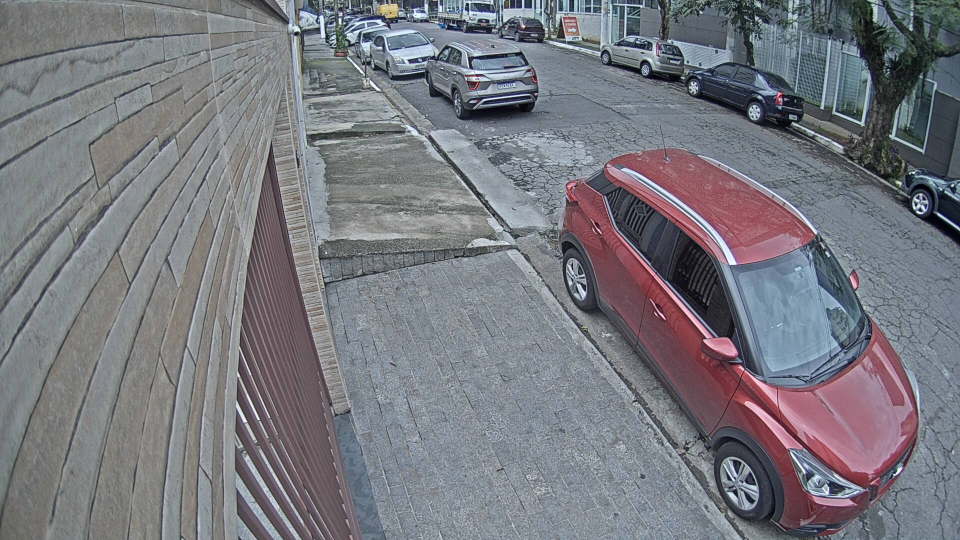
#> input picture image.jpg, 1920 x 1080 px (shown at 1/2 size)
$ python perspective.py
#> lines starting #> are read from the running program, lines starting #| are printed output that depends on the picture; after the words box and inside, x2 and y2 are one past the last pixel; in counts of white or black regions, pixels touching at a corner belong together
import cv2
import numpy as np
import matplotlib.pyplot as plt


def get_homography_matrix(source, destination):
    """ Calculates the entries of the Homography matrix between two sets of matching points.

    Args
    ----
        - `source`: Source points where each point is int (x, y) format.
        - `destination`: Destination points where each point is int (x, y) format.

    Returns
    ----
        - A numpy array of shape (3, 3) representing the Homography matrix.

    Raises
    ----
        - `source` and `destination` is lew than four points.
        - `source` and `destination` is of different size.
    """
    assert len(source) >= 4, "must provide more than 4 source points"
    assert len(destination) >= 4, "must provide more than 4 destination points"
    assert len(source) == len(destination), "source and destination must be of equal length"
    A = []
    b = []
    for i in range(len(source)):
        s_x, s_y = source[i]
        d_x, d_y = destination[i]
        A.append([s_x, s_y, 1, 0, 0, 0, (-d_x)*(s_x), (-d_x)*(s_y)])
        A.append([0, 0, 0, s_x, s_y, 1, (-d_y)*(s_x), (-d_y)*(s_y)])
        b += [d_x, d_y]
    A = np.array(A)
    h = np.linalg.lstsq(A, b)[0]
    h = np.concatenate((h, [1]), axis=-1)
    return np.reshape(h, (3, 3))


if __name__ == "__main__":
    source_points = np.array([
    [
      190,
      676
    ],
    [
      361,
      870
    ],
    [
      1412,
      330
    ],
    [
      1312,
      244
    ],
    [
      780,
      414
    ],
    [
      190,
      676
    ]
  ])
    destination_points = np.array([
    [
      190,
      676
    ],
    [
      361,
      870
    ],
    [
      1412,
      330
    ],
    [
      1312,
      244
    ],
    [
      780,
      414
    ],
    [
      190,
      676
    ]
  ])
    source_image = cv2.imread("image.jpg")
#> source_image is the input picture: shape (1080, 1920, 3); mean B, G, R 126.9, 120.2, 119.6
    t_source_image = source_image.copy()

    # draw markings on the source image
    for i, pts in enumerate(source_points):
        cv2.putText(source_image, str(i+1), (pts[0] + 15, pts[1]), cv2.FONT_HERSHEY_PLAIN, 3, (0, 215, 255), 5)
        cv2.circle(source_image, pts, 10, (0, 215, 255), 10)
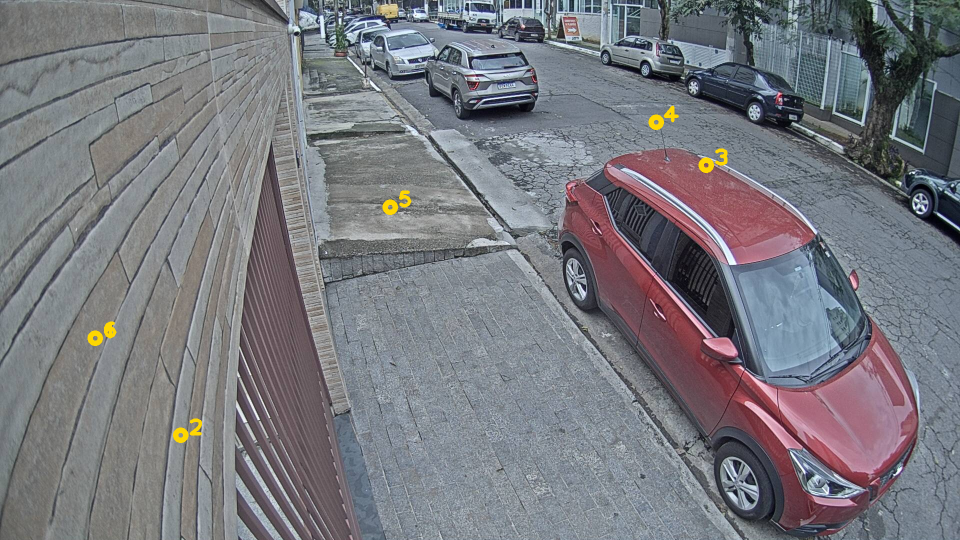
#> source_image: shape (1080, 1920, 3) (shown at 1/2 size); 0.29% of pixels changed, all inside (x1, y1, x2, y2) = (175, 211, 1455, 886)

    h = get_homography_matrix(source_points, destination_points)
#> (the run stopped early here; a loop or call above may not have finished)

$ run again, with photo_2022-09-21_12-12-28.jpg copied over image.jpg
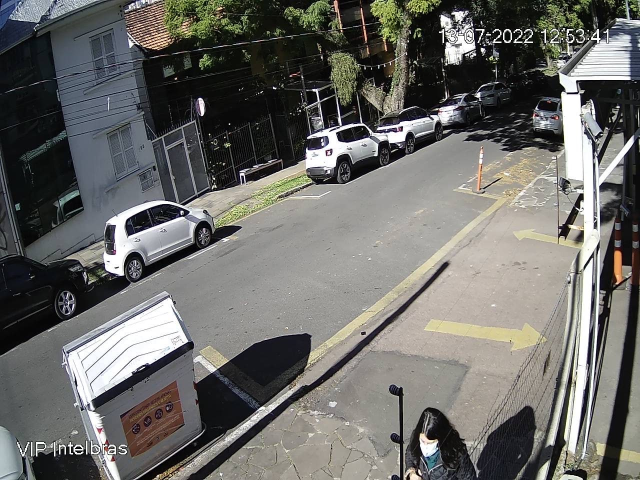
#> input picture photo_2022-09-21_12-12-28.jpg, 1280 x 960 px (shown at 1/2 size)
#> source_image is the input picture: shape (960, 1280, 3); mean B, G, R 103.7, 107, 107.5
#> after the loop `for i, pts in enumerate(source_points):`:
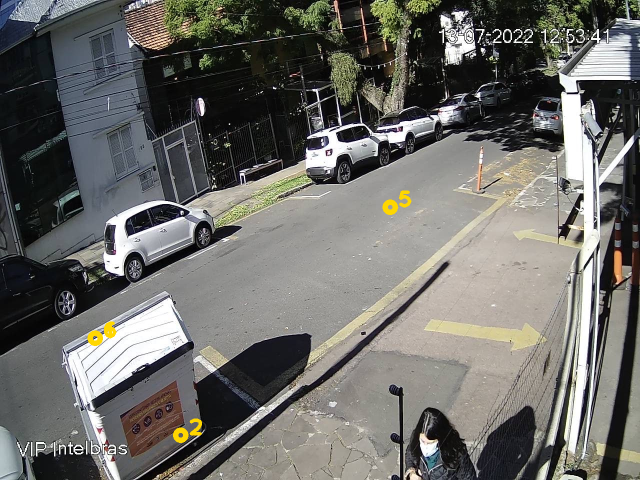
#> source_image: shape (960, 1280, 3) (shown at 1/2 size); 0.29% of pixels changed, all inside (x1, y1, x2, y2) = (175, 381, 823, 886)
